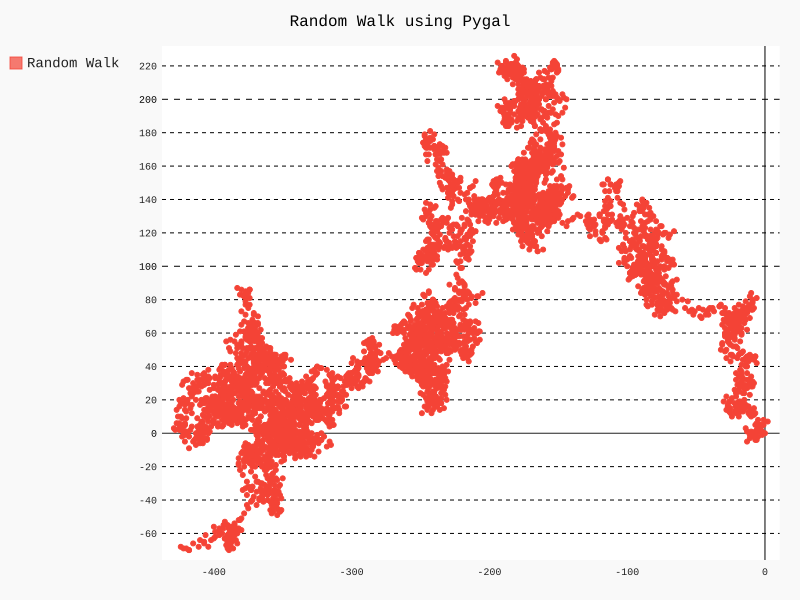

Write the Python code that produced this figure.
import pygal

from random_walk import RandomWalk

rw = RandomWalk()
rw.fill_walk()

max_result = 1000

results = [rw.x_values[i] for i in range(max_result)]
frequency = [results.count(value) for value in range(-4, 5)]

new_frequency = [(i, j) for i, j in zip(rw.x_values, rw.y_values)]
chart = pygal.XY(stroke=False)
chart.title = "Random Walk using Pygal"

chart.add("Random Walk", new_frequency)





chart.render_to_file("Desktop/rw_pygal.svg")
